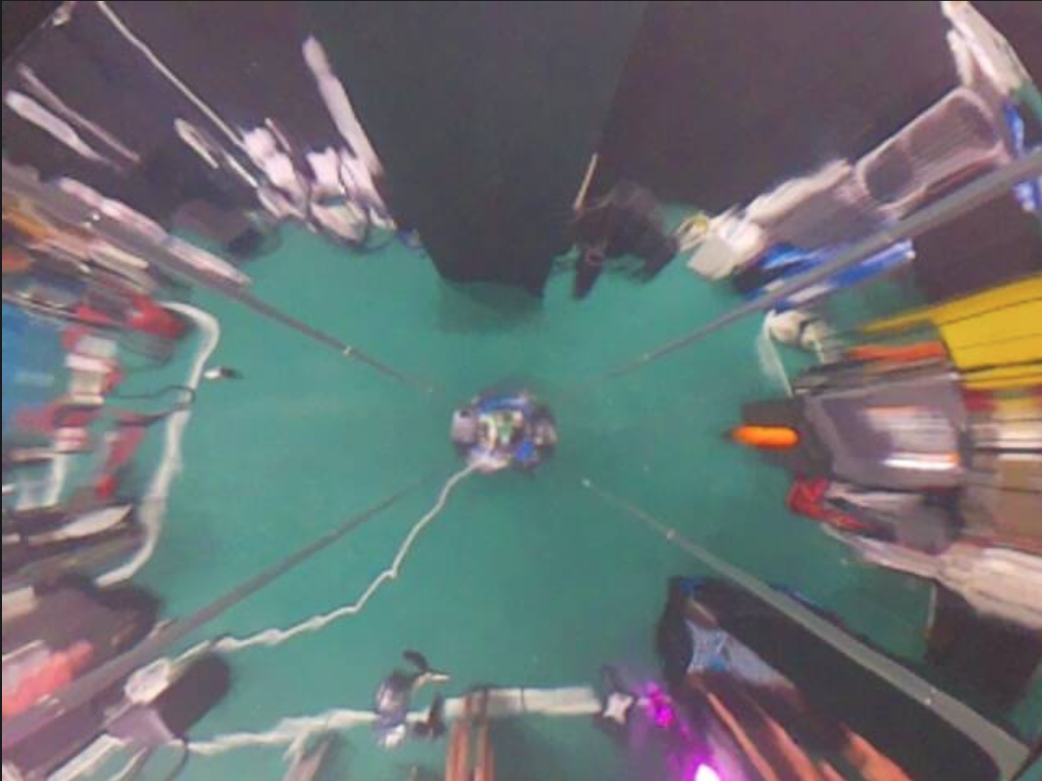
#> input picture software/rpi-direct/scripts/middle.png, 1042 x 781 px
$ python shrink_direct.py middle.png out.png
#> lines starting #> are read from the running program, lines starting #| are printed output that depends on the picture
import numpy as np
from PIL import Image

def center_shrink(image_path, output_path, shrink_factor=0.3, output_width=None, output_height=None):
    """
    Apply a center-based shrink/expand effect to an image and place it in a larger canvas.

    Args:
        image_path (str): Path to the input image
        output_path (str): Path to save the output image
        shrink_factor (float): Intensity of the effect
            Positive values (0.0 to 1.0): Shrink the center
            Negative values: Expand the center
        output_width (int, optional): Width of the output image. If None, uses input width * 2.
        output_height (int, optional): Height of the output image. If None, uses input height * 2.
    """
#> called with image_path = 'middle.png', output_path = 'out.png', shrink_factor = -3
    # Load image and convert to numpy array
    img = Image.open(image_path)
#> img is the input picture: PIL image 1042x781 RGBA; mean R, G, B, A 107.6, 113.3, 115.1, 255
    input_width, input_height = img.size
#> input_width = 1042; input_height = 781
    img_array = np.array(img)

    # Set output dimensions
    output_width = output_width or input_width * 3
#> output_width = 3126
    output_height = output_height or input_height * 3
#> output_height = 2343

    # Create coordinate grids for the output image
    y_dest, x_dest = np.mgrid[0:output_height, 0:output_width]

    # Calculate center coordinates of the output image
    center_y, center_x = output_height // 2, output_width // 2
#> center_y = 1171; center_x = 1563

    # Calculate distance from center (normalized to [0, 1])
    max_distance = np.sqrt(max(center_x, center_y)**2 + max(center_x, center_y)**2)
#> max_distance = 2210.4
    distance = np.sqrt((x_dest - center_x)**2 + (y_dest - center_y)**2) / max_distance

    # Calculate the shrink factor based on distance
    # Pixels near center (distance=0) get maximum effect
    # Pixels at edge (distance=1) get no effect
    shrink_map = 1.0 - shrink_factor * (1.0 - distance)

    # Prevent division by zero by setting a minimum value
    # This handles the case where shrink_factor = 1.0
    shrink_map = np.maximum(shrink_map, 0.001)

    # Calculate source coordinates in the original image space
    # We're mapping from destination to source (inverse mapping)
    source_x = center_x + (x_dest - center_x) / shrink_map
    source_y = center_y + (y_dest - center_y) / shrink_map

    # Convert source coordinates to input image space
    source_x_input = source_x - (output_width - input_width) // 2
    source_y_input = source_y - (output_height - input_height) // 2

    # Create a mask for valid coordinates (inside the original image)
    valid_coords = (
        (source_x_input >= 0) &
        (source_x_input < input_width - 1) &  # Subtract 1 to avoid edge cases
        (source_y_input >= 0) &
        (source_y_input < input_height - 1)   # Subtract 1 to avoid edge cases
    )

    # For valid pixels, round to nearest integer for sampling
    source_x_valid = np.round(source_x_input[valid_coords]).astype(int)
    source_y_valid = np.round(source_y_input[valid_coords]).astype(int)

    # Create output image with proper dimensions
    if len(img_array.shape) == 3:  # RGB/RGBA image
        channels = img_array.shape[2]
#> channels = 4

        # Create transparent background if RGBA image
        if channels == 4:
            output = np.zeros((output_height, output_width, channels), dtype=img_array.dtype)
            output[:, :, 3] = 0  # Set alpha channel to fully transparent
        else:
            output = np.zeros((output_height, output_width, channels), dtype=img_array.dtype)

        # Map pixels from source to destination only for valid coordinates
        for c in range(channels):
            output[y_dest[valid_coords], x_dest[valid_coords], c] = img_array[source_y_valid, source_x_valid, c]
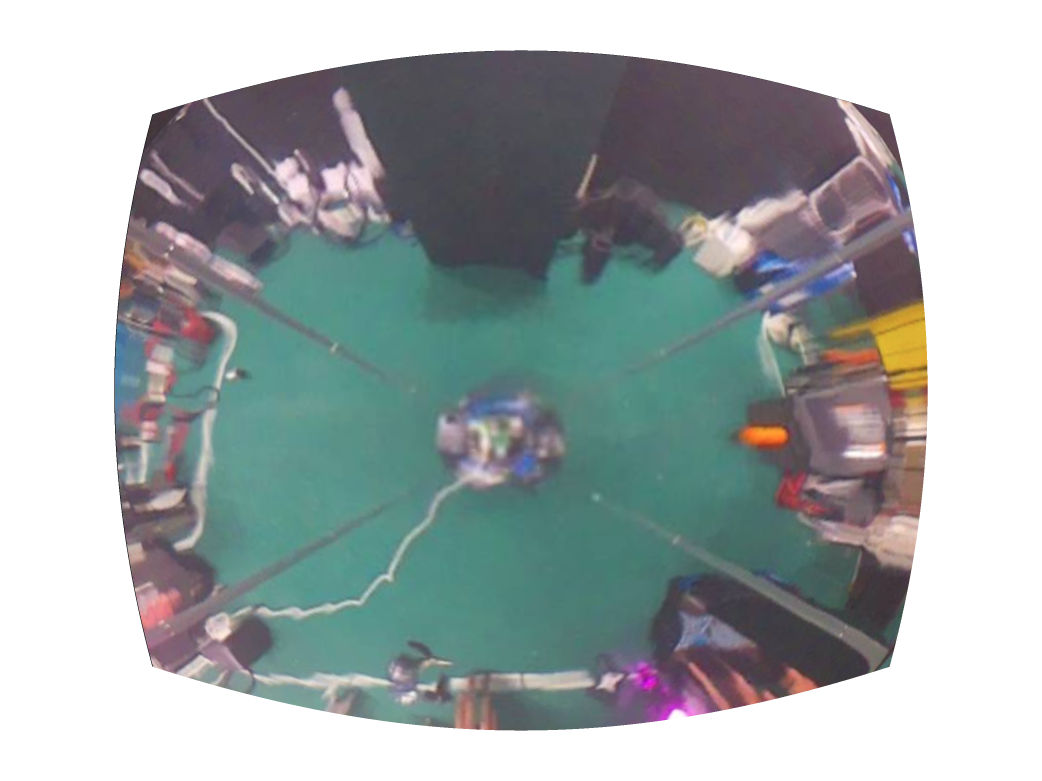
#> output: shape (2343, 3126, 4) (shown at 1/3 size); mean R, G, B, A 62.4, 71.2, 71.5, 155.7; transparent parts drawn white
    else:  # Grayscale image
        output = np.zeros((output_height, output_width), dtype=img_array.dtype)
        output[y_dest[valid_coords], x_dest[valid_coords]] = img_array[source_y_valid, source_x_valid]

    # Convert back to PIL and save
    output_img = Image.fromarray(output)

    # If original image was RGBA but our array doesn't have alpha (PIL conversion issue),
    # convert to RGBA mode explicitly
    if img.mode == 'RGBA' and output_img.mode != 'RGBA':
        output_img = output_img.convert('RGBA')

    output_img.save(output_path)
    print(f"Processed image saved to {output_path}")

if __name__ == "__main__":
    import argparse

    parser = argparse.ArgumentParser(description="Apply center-based shrink/expand effect to an image")
    parser.add_argument("input_image", help="Path to the input image")
    parser.add_argument("output_image", help="Path to save the output image")
    parser.add_argument("-f", "--factor", type=float, default=-3,
                        help="Effect factor (positive: shrink, negative: expand), default=0.3")
    parser.add_argument("-wi", "--width", type=int, help="Output image width")
    parser.add_argument("-hi", "--height", type=int, help="Output image height")

    args = parser.parse_args()

    center_shrink(args.input_image, args.output_image, args.factor, args.width, args.height)
